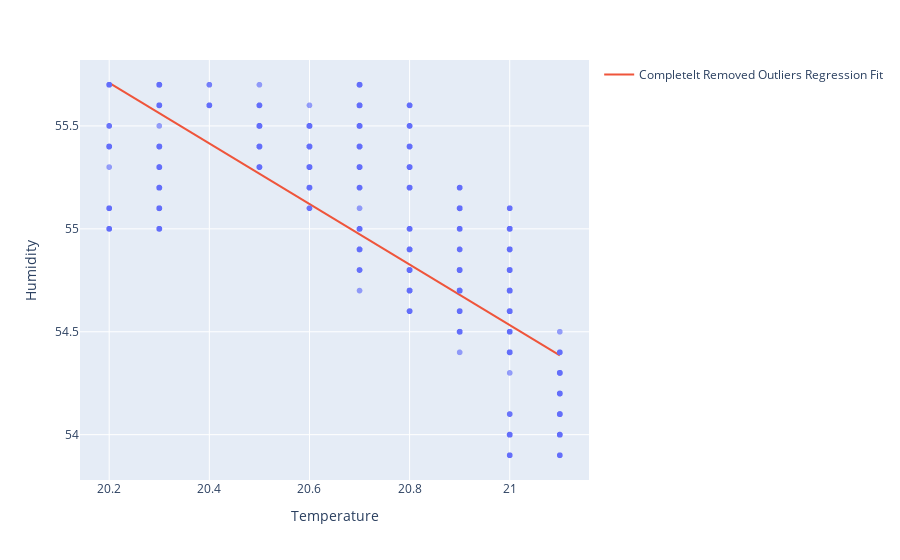

The cell this chart's notebook holds for it:
### Code cell
# Draw a s scatter plot as well as the regression line
fig_filter_rm = px.scatter(filtered_df, x = "Temperature" , y = "Humidity" , opacity = 0.65)
fig_filter_rm.add_traces(go.Scatter(x = X_regression_rm , y = y_regression_rm , name ="Completelt Removed Outliers Regression Fit"))
fig_filter_rm.show()

### Figure 1 — Plotly figure (JSON) as saved in the notebook; plotly's stock layout.template omitted (floating-point values rounded to 4 significant figures; data arrays with more than 128 entries replaced by an {"elided": "..."} marker saying what was removed)
{"data": [{"hovertemplate": "Temperature=%{x}<br>Humidity=%{y}<extra></extra>", "legendgroup": "", "marker": {"color": "#636efa", "opacity": 0.65, "symbol": "circle"}, "mode": "markers", "name": "", "showlegend": false, "type": "scattergl", "x": {"elided": "1844 float values"}, "xaxis": "x", "y": {"elided": "1844 float values"}, "yaxis": "y"}, {"name": "Completelt Removed Outliers Regression Fit", "type": "scatter", "x": [20.2, 20.21, 20.22, 20.23, 20.24, 20.25, 20.25, 20.26, 20.27, 20.28, 20.29, 20.3, 20.31, 20.32, 20.33, 20.34, 20.35, 20.35, 20.36, 20.37, 20.38, 20.39, 20.4, 20.41, 20.42, 20.43, 20.44, 20.45, 20.45, 20.46, 20.47, 20.48, 20.49, 20.5, 20.51, 20.52, 20.53, 20.54, 20.55, 20.55, 20.56, 20.57, 20.58, 20.59, 20.6, 20.61, 20.62, 20.63, 20.64, 20.65, 20.65, 20.66, 20.67, 20.68, 20.69, 20.7, 20.71, 20.72, 20.73, 20.74, 20.75, 20.75, 20.76, 20.77, 20.78, 20.79, 20.8, 20.81, 20.82, 20.83, 20.84, 20.85, 20.85, 20.86, 20.87, 20.88, 20.89, 20.9, 20.91, 20.92, 20.93, 20.94, 20.95, 20.95, 20.96, 20.97, 20.98, 20.99, 21, 21.01, 21.02, 21.03, 21.04, 21.05, 21.05, 21.06, 21.07, 21.08, 21.09, 21.1], "y": [55.71, 55.7, 55.68, 55.67, 55.66, 55.64, 55.63, 55.62, 55.6, 55.59, 55.58, 55.56, 55.55, 55.54, 55.52, 55.51, 55.5, 55.48, 55.47, 55.46, 55.44, 55.43, 55.42, 55.4, 55.39, 55.38, 55.36, 55.35, 55.34, 55.32, 55.31, 55.29, 55.28, 55.27, 55.25, 55.24, 55.23, 55.21, 55.2, 55.19, 55.17, 55.16, 55.15, 55.13, 55.12, 55.11, 55.09, 55.08, 55.07, 55.05, 55.04, 55.03, 55.01, 55.0, 54.99, 54.97, 54.96, 54.95, 54.93, 54.92, 54.91, 54.89, 54.88, 54.87, 54.85, 54.84, 54.83, 54.81, 54.8, 54.79, 54.77, 54.76, 54.75, 54.73, 54.72, 54.71, 54.69, 54.68, 54.67, 54.65, 54.64, 54.63, 54.61, 54.6, 54.59, 54.57, 54.56, 54.55, 54.53, 54.52, 54.51, 54.49, 54.48, 54.47, 54.45, 54.44, 54.43, 54.41, 54.4, 54.39]}], "layout": {"autosize": true, "legend": {"tracegroupgap": 0}, "margin": {"t": 60}, "xaxis": {"anchor": "y", "autorange": true, "domain": [0, 1], "range": [20.15, 21.15], "title": {"text": "Temperature"}, "type": "linear"}, "yaxis": {"anchor": "x", "autorange": true, "domain": [0, 1], "range": [53.76, 55.84], "title": {"text": "Humidity"}, "type": "linear"}}}
